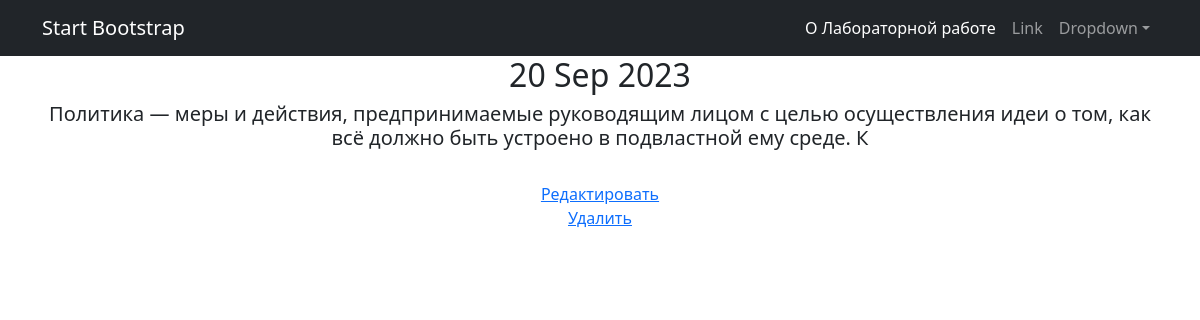
Screenshot of /news/8 with the database file from the repository.
### news/models.py (models this page shows, shortened)
class Post(models.Model):
    author = models.ForeignKey(Author, on_delete=models.CASCADE, related_name='posts')
    post_type = models.CharField(max_length=24, choices=[('article', 'Статья'), ('news', 'Новость')])
    date = models.DateTimeField(auto_now_add=True)
    categories = models.ManyToManyField('Category', through='PostCategory')
    title = models.CharField(max_length=124)
    text = models.TextField(blank=False)
    rate = models.IntegerField(default=0)

### news/views.py (the view)
# urls.py: path('<int:pk>', PostDetail.as_view(), name='post_detail'),
class PostDetail(DetailView):
    model = Post
    template_name = '../templates/flatpages/post.html'
    context_object_name = 'post'

### templates/flatpages/post.html (shortened to what this page needs)
{% extends 'flatpages/default.html' %}
{% load custom_filters %}
{% block content %}
    <h2>{{post.date|date:'d M Y' }}</h2>
    <h5>{{post.text}}</h5>
    <br> <a href="{% url 'post_update' post.id %}"> Редактировать </a>
    <br> <a href="{% url 'post_delete' post.id %}"> Удалить </a>
{% endblock content %}

### rows the page displays
Post: date "20 Sep 2023", text "Политика — меры и действия, предпринимаемые руководящим лицом с целью осуществления идеи о том, как всё должно быть устроено в подвластной ему среде. К"
